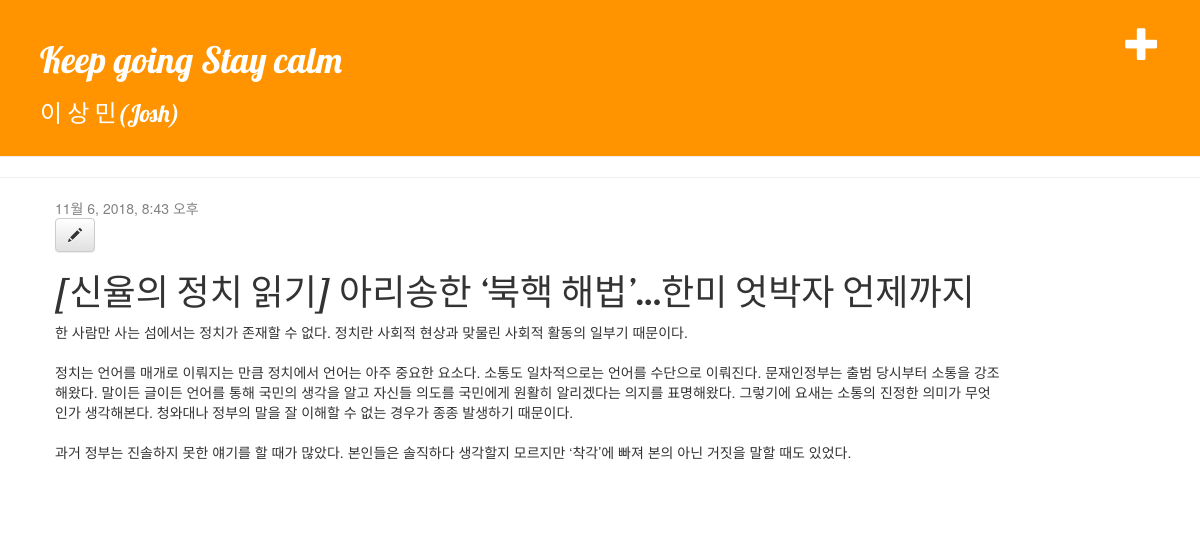
The page /post/8/ on the database its author committed.
### blog/models.py (models this page shows, shortened)
class Post(models.Model):
    author = models.ForeignKey('auth.User', on_delete=models.CASCADE)
    title = models.CharField(max_length=200)
    text = models.TextField()
    created_date = models.DateTimeField(default=timezone.now)
    published_date = models.DateTimeField(blank=True, null=True)

### blog/views.py (the view)
# urls.py: re_path(r'^post/(?P<pk>\d+)/$', views.post_detail, name='post_detail'),
def post_detail(request, pk):
    post = get_object_or_404(Post, pk=pk)
    return render(request, 'blog/post_detail.html',{
        'post': post,
    })

### blog/templates/blog/post_detail.html
{% extends "blog/base.html" %}
{%block content%}
<div class="post">
       {% if post.created_date %}
           <div class="date">
               {{ post.created_date }}
           </div>
       {% endif %}
       <a class="btn btn-default" href="{%url 'post_edit' pk=post.pk%}">
         <span class="glyphicon glyphicon-pencil"></span>
       </a>
       <h1>{{ post.title }}</h1>
       <p>{{ post.text|linebreaksbr }}</p>
   </div>
{% endblock%}

### blog/static/blog/blog.css (style rules this page uses)
h1, h2, h3, h4 { font-family: 'Lobster', cursive; }
.date { color: #828282; }
.post { margin-bottom: 70px; }

### rows shown on the page
Post: created_date "11월 6, 2018, 8:43 오후", title "[신율의 정치 읽기] 아리송한 ‘북핵 해법’…한미 엇박자 언제까지", text "한 사람만 사는 섬에서는 정치가 존재할 수 없다. 정치란 사회적 현상과 맞물린 사회적 활동의 일부기 때문이다. 정치는 언어를 매개로 이뤄지는 만큼 정치에서 언어는 아주 중요한 요소다. 소통도 일차적으로는 언어를 수단으로 이뤄진다. 문재인정부는 출범 당시부터 소통을 강조해왔다. 말이든 글이든 언어를 통해 국민의 생각을 알고 자신들 의도를 국민에게 원활히 알리겠다는 의지를 표명해왔다. 그렇기에 요새는 소통의 진정한 의미가 무엇인가 생각해본다. 청와대나 정부의 말을 잘 이해할 수 없는 경우가 종종 발생하기 때문이다. 과거 정부는 진솔하지 못한 얘기를 할 때가 많았다. 본인들은 솔직하다 생각할지 모르지만 ‘착각’에 빠져 본의 아닌 거짓을 말할 때도 있었다."
